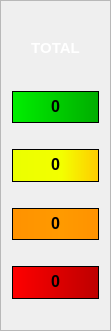
     <widget class="QFrame" name="frame">
      <property name="geometry">
       <rect>
        <x>980</x>
        <y>458</y>
        <width>111</width>
        <height>331</height>
       </rect>
      </property>
      <property name="styleSheet">
       <string notr="true"/>
      </property>
      <property name="frameShape">
       <enum>QFrame::StyledPanel</enum>
      </property>
      <property name="frameShadow">
       <enum>QFrame::Raised</enum>
      </property>
      <property name="lineWidth">
       <number>1</number>
      </property>
      <layout class="QVBoxLayout" name="verticalLayout">
       <item>
        <spacer name="horizontalSpacer_10">
         <property name="orientation">
          <enum>Qt::Horizontal</enum>
         </property>
         <property name="sizeHint" stdset="0">
          <size>
           <width>40</width>
           <height>20</height>
          </size>
         </property>
        </spacer>
       </item>
       <item>
        <widget class="QLabel" name="label_27">
         <property name="styleSheet">
          <string notr="true"/>
         </property>
         <property name="text">
          <string>&lt;!DOCTYPE HTML PUBLIC &quot;-//W3C//DTD HTML 4.0//EN&quot; &quot;http://www.w3.org/TR/REC-html40/strict.dtd&quot;&gt;
&lt;html&gt;&lt;head&gt;&lt;meta name=&quot;qrichtext&quot; content=&quot;1&quot; /&gt;&lt;style type=&quot;text/css&quot;&gt;
p, li { white-space: pre-wrap; }
&lt;/style&gt;&lt;/head&gt;&lt;body style=&quot; font-family:'Sans Serif'; font-size:9pt; font-weight:400; font-style:normal;&quot;&gt;
&lt;table border=&quot;0&quot; style=&quot;-qt-table-type: root; margin-top:4px; margin-bottom:4px; margin-left:4px; margin-right:4px;&quot;&gt;
&lt;tr&gt;
&lt;td style=&quot;border: none;&quot;&gt;
&lt;p align=&quot;center&quot; style=&quot; margin-top:0px; margin-bottom:0px; margin-left:0px; margin-right:0px; -qt-block-indent:0; text-indent:0px;&quot;&gt;&lt;span style=&quot; font-size:11pt; font-weight:600; color:#ffffff;&quot;&gt;TOTAL&lt;/span&gt;&lt;/p&gt;&lt;/td&gt;&lt;/tr&gt;&lt;/table&gt;&lt;/body&gt;&lt;/html&gt;</string>
         </property>
        </widget>
       </item>
       <item>
        <spacer name="horizontalSpacer_5">
         <property name="orientation">
          <enum>Qt::Horizontal</enum>
         </property>
         <property name="sizeHint" stdset="0">
          <size>
           <width>40</width>
           <height>20</height>
          </size>
         </property>
        </spacer>
       </item>
       <item>
        <widget class="QLabel" name="yesil">
         <property name="sizePolicy">
          <sizepolicy hsizetype="Preferred" vsizetype="Preferred">
           <horstretch>0</horstretch>
           <verstretch>0</verstretch>
          </sizepolicy>
         </property>
         <property name="font">
          <font>
           <pointsize>14</pointsize>
          </font>
         </property>
         <property name="toolTip">
          <string>&lt;!DOCTYPE HTML PUBLIC &quot;-//W3C//DTD HTML 4.0//EN&quot; &quot;http://www.w3.org/TR/REC-html40/strict.dtd&quot;&gt;
&lt;html&gt;&lt;head&gt;&lt;meta name=&quot;qrichtext&quot; content=&quot;1&quot; /&gt;&lt;style type=&quot;text/css&quot;&gt;
p, li { white-space: pre-wrap; }
&lt;/style&gt;&lt;/head&gt;&lt;body style=&quot; font-family:'Sans Serif'; font-size:14pt; font-weight:400; font-style:normal;&quot;&gt;
&lt;table border=&quot;0&quot; style=&quot;-qt-table-type: root; margin-top:4px; margin-bottom:4px; margin-left:4px; margin-right:4px;&quot;&gt;
&lt;tr&gt;
&lt;td style=&quot;border: none;&quot;&gt;
&lt;p align=&quot;center&quot; style=&quot;-qt-paragraph-type:empty; margin-top:0px; margin-bottom:0px; margin-left:0px; margin-right:0px; -qt-block-indent:0; text-indent:0px; font-size:9pt;&quot;&gt;&lt;/p&gt;&lt;/td&gt;&lt;/tr&gt;&lt;/table&gt;&lt;/body&gt;&lt;/html&gt;</string>
         </property>
         <property name="layoutDirection">
          <enum>Qt::LeftToRight</enum>
         </property>
         <property name="autoFillBackground">
          <bool>false</bool>
         </property>
         <property name="styleSheet">
          <string notr="true">background-color: qlineargradient(spread:pad, x1:0, y1:0, x2:1, y2:0, stop:0 rgba(0, 239, 0, 255), stop:1 rgba(0, 173, 0, 255));color:black;</string>
         </property>
         <property name="frameShape">
          <enum>QFrame::StyledPanel</enum>
         </property>
         <property name="frameShadow">
          <enum>QFrame::Raised</enum>
         </property>
         <property name="text">
          <string>&lt;!DOCTYPE HTML PUBLIC &quot;-//W3C//DTD HTML 4.0//EN&quot; &quot;http://www.w3.org/TR/REC-html40/strict.dtd&quot;&gt;
&lt;html&gt;&lt;head&gt;&lt;meta name=&quot;qrichtext&quot; content=&quot;1&quot; /&gt;&lt;style type=&quot;text/css&quot;&gt;
p, li { white-space: pre-wrap; }
&lt;/style&gt;&lt;/head&gt;&lt;body style=&quot; font-family:'Sans Serif'; font-size:14pt; font-weight:400; font-style:normal;&quot;&gt;
&lt;table border=&quot;0&quot; style=&quot;-qt-table-type: root; margin-top:4px; margin-bottom:4px; margin-left:4px; margin-right:4px;&quot;&gt;
&lt;tr&gt;
&lt;td style=&quot;border: none;&quot;&gt;
&lt;p align=&quot;center&quot; style=&quot; margin-top:0px; margin-bottom:0px; margin-left:0px; margin-right:0px; -qt-block-indent:0; text-indent:0px;&quot;&gt;&lt;span style=&quot; font-size:12pt; font-weight:600;&quot;&gt;0&lt;/span&gt;&lt;/p&gt;&lt;/td&gt;&lt;/tr&gt;&lt;/table&gt;&lt;/body&gt;&lt;/html&gt;</string>
         </property>
         <property name="alignment">
          <set>Qt::AlignHCenter|Qt::AlignTop</set>
         </property>
         <property name="wordWrap">
          <bool>false</bool>
         </property>
        </widget>
       </item>
       <item>
        <spacer name="horizontalSpacer">
         <property name="orientation">
          <enum>Qt::Horizontal</enum>
         </property>
         <property name="sizeHint" stdset="0">
          <size>
           <width>40</width>
           <height>20</height>
          </size>
         </property>
        </spacer>
       </item>
       <item>
        <widget class="QLabel" name="sari">
         <property name="sizePolicy">
          <sizepolicy hsizetype="Preferred" vsizetype="Preferred">
           <horstretch>0</horstretch>
           <verstretch>0</verstretch>
          </sizepolicy>
         </property>
         <property name="font">
          <font>
           <pointsize>14</pointsize>
          </font>
         </property>
         <property name="toolTip">
          <string>&lt;!DOCTYPE HTML PUBLIC &quot;-//W3C//DTD HTML 4.0//EN&quot; &quot;http://www.w3.org/TR/REC-html40/strict.dtd&quot;&gt;
&lt;html&gt;&lt;head&gt;&lt;meta name=&quot;qrichtext&quot; content=&quot;1&quot; /&gt;&lt;style type=&quot;text/css&quot;&gt;
p, li { white-space: pre-wrap; }
&lt;/style&gt;&lt;/head&gt;&lt;body style=&quot; font-family:'Sans Serif'; font-size:14pt; font-weight:400; font-style:normal;&quot;&gt;
&lt;table border=&quot;0&quot; style=&quot;-qt-table-type: root; margin-top:4px; margin-bottom:4px; margin-left:4px; margin-right:4px;&quot;&gt;
&lt;tr&gt;
&lt;td style=&quot;border: none;&quot;&gt;
&lt;p align=&quot;center&quot; style=&quot;-qt-paragraph-type:empty; margin-top:0px; margin-bottom:0px; margin-left:0px; margin-right:0px; -qt-block-indent:0; text-indent:0px; font-size:9pt;&quot;&gt;&lt;/p&gt;&lt;/td&gt;&lt;/tr&gt;&lt;/table&gt;&lt;/body&gt;&lt;/html&gt;</string>
         </property>
         <property name="layoutDirection">
          <enum>Qt::LeftToRight</enum>
         </property>
         <property name="autoFillBackground">
          <bool>false</bool>
         </property>
         <property name="styleSheet">
          <string notr="true">background-color: qlineargradient(spread:pad, x1:0, y1:0, x2:1, y2:0, stop:0 rgba(235, 255, 0, 255), stop:0.568889 rgba(243, 255, 0, 255), stop:1 rgba(255, 203, 0, 255));

color:black;</string>
         </property>
         <property name="frameShape">
          <enum>QFrame::StyledPanel</enum>
         </property>
         <property name="frameShadow">
          <enum>QFrame::Raised</enum>
         </property>
         <property name="text">
          <string>&lt;!DOCTYPE HTML PUBLIC &quot;-//W3C//DTD HTML 4.0//EN&quot; &quot;http://www.w3.org/TR/REC-html40/strict.dtd&quot;&gt;
&lt;html&gt;&lt;head&gt;&lt;meta name=&quot;qrichtext&quot; content=&quot;1&quot; /&gt;&lt;style type=&quot;text/css&quot;&gt;
p, li { white-space: pre-wrap; }
&lt;/style&gt;&lt;/head&gt;&lt;body style=&quot; font-family:'Sans Serif'; font-size:14pt; font-weight:400; font-style:normal;&quot;&gt;
&lt;table border=&quot;0&quot; style=&quot;-qt-table-type: root; margin-top:4px; margin-bottom:4px; margin-left:4px; margin-right:4px;&quot;&gt;
&lt;tr&gt;
&lt;td style=&quot;border: none;&quot;&gt;
&lt;p align=&quot;center&quot; style=&quot; margin-top:0px; margin-bottom:0px; margin-left:0px; margin-right:0px; -qt-block-indent:0; text-indent:0px;&quot;&gt;&lt;span style=&quot; font-size:12pt; font-weight:600;&quot;&gt;0&lt;/span&gt;&lt;/p&gt;&lt;/td&gt;&lt;/tr&gt;&lt;/table&gt;&lt;/body&gt;&lt;/html&gt;</string>
         </property>
         <property name="alignment">
          <set>Qt::AlignHCenter|Qt::AlignTop</set>
         </property>
         <property name="wordWrap">
          <bool>false</bool>
         </property>
        </widget>
       </item>
       <item>
        <spacer name="horizontalSpacer_7">
         <property name="orientation">
          <enum>Qt::Horizontal</enum>
         </property>
         <property name="sizeHint" stdset="0">
          <size>
           <width>40</width>
           <height>20</height>
          </size>
         </property>
        </spacer>
       </item>
       <item>
        <widget class="QLabel" name="orange">
         <property name="sizePolicy">
          <sizepolicy hsizetype="Preferred" vsizetype="Preferred">
           <horstretch>0</horstretch>
           <verstretch>0</verstretch>
          </sizepolicy>
         </property>
         <property name="font">
          <font>
           <pointsize>14</pointsize>
          </font>
         </property>
         <property name="toolTip">
          <string>&lt;!DOCTYPE HTML PUBLIC &quot;-//W3C//DTD HTML 4.0//EN&quot; &quot;http://www.w3.org/TR/REC-html40/strict.dtd&quot;&gt;
&lt;html&gt;&lt;head&gt;&lt;meta name=&quot;qrichtext&quot; content=&quot;1&quot; /&gt;&lt;style type=&quot;text/css&quot;&gt;
p, li { white-space: pre-wrap; }
&lt;/style&gt;&lt;/head&gt;&lt;body style=&quot; font-family:'Sans Serif'; font-size:14pt; font-weight:400; font-style:normal;&quot;&gt;
&lt;table border=&quot;0&quot; style=&quot;-qt-table-type: root; margin-top:4px; margin-bottom:4px; margin-left:4px; margin-right:4px;&quot;&gt;
&lt;tr&gt;
&lt;td style=&quot;border: none;&quot;&gt;
&lt;p align=&quot;center&quot; style=&quot;-qt-paragraph-type:empty; margin-top:0px; margin-bottom:0px; margin-left:0px; margin-right:0px; -qt-block-indent:0; text-indent:0px; font-size:9pt;&quot;&gt;&lt;/p&gt;&lt;/td&gt;&lt;/tr&gt;&lt;/table&gt;&lt;/body&gt;&lt;/html&gt;</string>
         </property>
         <property name="layoutDirection">
          <enum>Qt::LeftToRight</enum>
         </property>
         <property name="styleSheet">
          <string notr="true">background-color: qlineargradient(spread:pad, x1:0, y1:0, x2:1, y2:0, stop:0 rgba(255, 146, 0, 255), stop:0.568889 rgba(255, 154, 0, 255), stop:1 rgba(255, 146, 0, 255));color:black;</string>
         </property>
         <property name="frameShape">
          <enum>QFrame::StyledPanel</enum>
         </property>
         <property name="frameShadow">
          <enum>QFrame::Raised</enum>
         </property>
         <property name="text">
          <string>&lt;!DOCTYPE HTML PUBLIC &quot;-//W3C//DTD HTML 4.0//EN&quot; &quot;http://www.w3.org/TR/REC-html40/strict.dtd&quot;&gt;
&lt;html&gt;&lt;head&gt;&lt;meta name=&quot;qrichtext&quot; content=&quot;1&quot; /&gt;&lt;style type=&quot;text/css&quot;&gt;
p, li { white-space: pre-wrap; }
&lt;/style&gt;&lt;/head&gt;&lt;body style=&quot; font-family:'Sans Serif'; font-size:14pt; font-weight:400; font-style:normal;&quot;&gt;
&lt;table border=&quot;0&quot; style=&quot;-qt-table-type: root; margin-top:4px; margin-bottom:4px; margin-left:4px; margin-right:4px;&quot;&gt;
&lt;tr&gt;
&lt;td style=&quot;border: none;&quot;&gt;
&lt;p align=&quot;center&quot; style=&quot; margin-top:0px; margin-bottom:0px; margin-left:0px; margin-right:0px; -qt-block-indent:0; text-indent:0px;&quot;&gt;&lt;span style=&quot; font-size:12pt; font-weight:600;&quot;&gt;0&lt;/span&gt;&lt;/p&gt;&lt;/td&gt;&lt;/tr&gt;&lt;/table&gt;&lt;/body&gt;&lt;/html&gt;</string>
         </property>
         <property name="alignment">
          <set>Qt::AlignHCenter|Qt::AlignTop</set>
         </property>
         <property name="wordWrap">
          <bool>false</bool>
         </property>
        </widget>
       </item>
       <item>
        <spacer name="horizontalSpacer_2">
         <property name="orientation">
          <enum>Qt::Horizontal</enum>
         </property>
         <property name="sizeHint" stdset="0">
          <size>
           <width>40</width>
           <height>20</height>
          </size>
         </property>
        </spacer>
       </item>
       <item>
        <widget class="QLabel" name="redco">
         <property name="sizePolicy">
          <sizepolicy hsizetype="Preferred" vsizetype="Preferred">
           <horstretch>0</horstretch>
           <verstretch>0</verstretch>
          </sizepolicy>
         </property>
         <property name="font">
          <font>
           <pointsize>14</pointsize>
          </font>
         </property>
         <property name="toolTip">
          <string>&lt;!DOCTYPE HTML PUBLIC &quot;-//W3C//DTD HTML 4.0//EN&quot; &quot;http://www.w3.org/TR/REC-html40/strict.dtd&quot;&gt;
&lt;html&gt;&lt;head&gt;&lt;meta name=&quot;qrichtext&quot; content=&quot;1&quot; /&gt;&lt;style type=&quot;text/css&quot;&gt;
p, li { white-space: pre-wrap; }
&lt;/style&gt;&lt;/head&gt;&lt;body style=&quot; font-family:'Sans Serif'; font-size:14pt; font-weight:400; font-style:normal;&quot;&gt;
&lt;table border=&quot;0&quot; style=&quot;-qt-table-type: root; margin-top:4px; margin-bottom:4px; margin-left:4px; margin-right:4px;&quot;&gt;
&lt;tr&gt;
&lt;td style=&quot;border: none;&quot;&gt;
&lt;p align=&quot;center&quot; style=&quot;-qt-paragraph-type:empty; margin-top:0px; margin-bottom:0px; margin-left:0px; margin-right:0px; -qt-block-indent:0; text-indent:0px; font-size:9pt;&quot;&gt;&lt;/p&gt;&lt;/td&gt;&lt;/tr&gt;&lt;/table&gt;&lt;/body&gt;&lt;/html&gt;</string>
         </property>
         <property name="layoutDirection">
          <enum>Qt::LeftToRight</enum>
         </property>
         <property name="styleSheet">
          <string notr="true">background-color: qlineargradient(spread:pad, x1:0, y1:0, x2:1, y2:0, stop:0 rgba(255, 0, 0, 255), stop:1 rgba(189, 0, 0, 255));color:black;</string>
         </property>
         <property name="frameShape">
          <enum>QFrame::StyledPanel</enum>
         </property>
         <property name="frameShadow">
          <enum>QFrame::Raised</enum>
         </property>
         <property name="text">
          <string>&lt;!DOCTYPE HTML PUBLIC &quot;-//W3C//DTD HTML 4.0//EN&quot; &quot;http://www.w3.org/TR/REC-html40/strict.dtd&quot;&gt;
&lt;html&gt;&lt;head&gt;&lt;meta name=&quot;qrichtext&quot; content=&quot;1&quot; /&gt;&lt;style type=&quot;text/css&quot;&gt;
p, li { white-space: pre-wrap; }
&lt;/style&gt;&lt;/head&gt;&lt;body style=&quot; font-family:'Sans Serif'; font-size:14pt; font-weight:400; font-style:normal;&quot;&gt;
&lt;table border=&quot;0&quot; style=&quot;-qt-table-type: root; margin-top:4px; margin-bottom:4px; margin-left:4px; margin-right:4px;&quot;&gt;
&lt;tr&gt;
&lt;td style=&quot;border: none;&quot;&gt;
&lt;p align=&quot;center&quot; style=&quot; margin-top:0px; margin-bottom:0px; margin-left:0px; margin-right:0px; -qt-block-indent:0; text-indent:0px;&quot;&gt;&lt;span style=&quot; font-size:12pt; font-weight:600;&quot;&gt;0&lt;/span&gt;&lt;/p&gt;&lt;/td&gt;&lt;/tr&gt;&lt;/table&gt;&lt;/body&gt;&lt;/html&gt;</string>
         </property>
         <property name="alignment">
          <set>Qt::AlignHCenter|Qt::AlignTop</set>
         </property>
         <property name="wordWrap">
          <bool>false</bool>
         </property>
        </widget>
       </item>
       <item>
        <spacer name="horizontalSpacer_8">
         <property name="orientation">
          <enum>Qt::Horizontal</enum>
         </property>
         <property name="sizeHint" stdset="0">
          <size>
           <width>40</width>
           <height>20</height>
          </size>
         </property>
        </spacer>
       </item>
      </layout>
     </widget>
